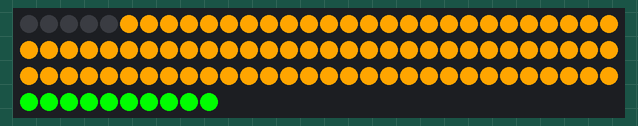
Recording of a sketch running on a simulated Arduino Uno, built with avr-gcc and run on an emulated ATmega328P. On the bench: 100 RGB LEDs in strip order, left to right, continuing on the next row.

Above: at 2.1 s.

The sketch:

halloween.ino
```cpp
#include <FastLED.h>

#define NUM_LEDS    100

#define NUM_OFF     5
#define NUM_ORANGE  85
#define NUM_GREEN   10

#define IN_PIN      0
#define DATA_PIN    6
#define LED_TYPE    WS2811

CRGB leds[NUM_LEDS];

void setup() {
  Serial.begin(9600);
  delay(2000);
  FastLED.addLeds<LED_TYPE, DATA_PIN, RGB>(leds, NUM_LEDS).setCorrection(TypicalPixelString);
}

void loop() {
  // Let's make a pumpkin!

  // Keep some LEDs off
  for(int off = 0; off < NUM_OFF; off++) {
      leds[off] = CRGB(0,0,0);
  }

  // Orange pumpkin
  int org_start = NUM_OFF;
  for(int org = 0; org < NUM_ORANGE; org++) {
      leds[org_start + org] = CRGB(255,165,0);
  }

  // Green stem
  int grn_start = NUM_OFF + NUM_ORANGE;
  for(int grn = 0; grn < NUM_GREEN; grn++) {
      leds[grn_start + grn] = CRGB(0,255,0);
  }

  FastLED.show();
  delay(10);
}
```
